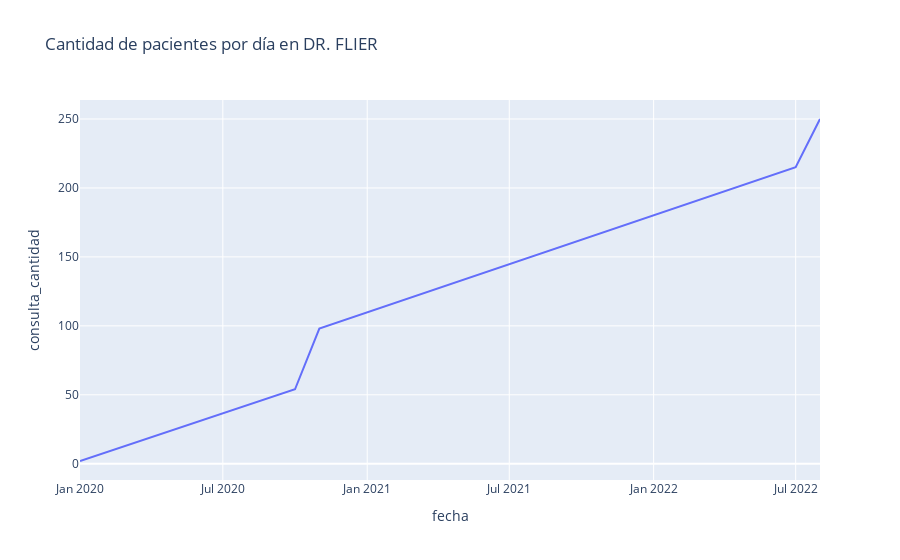
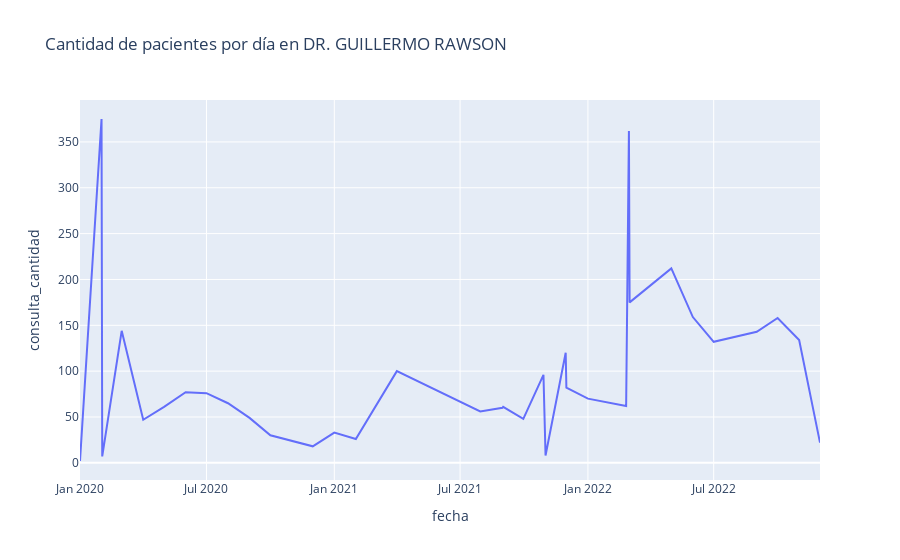
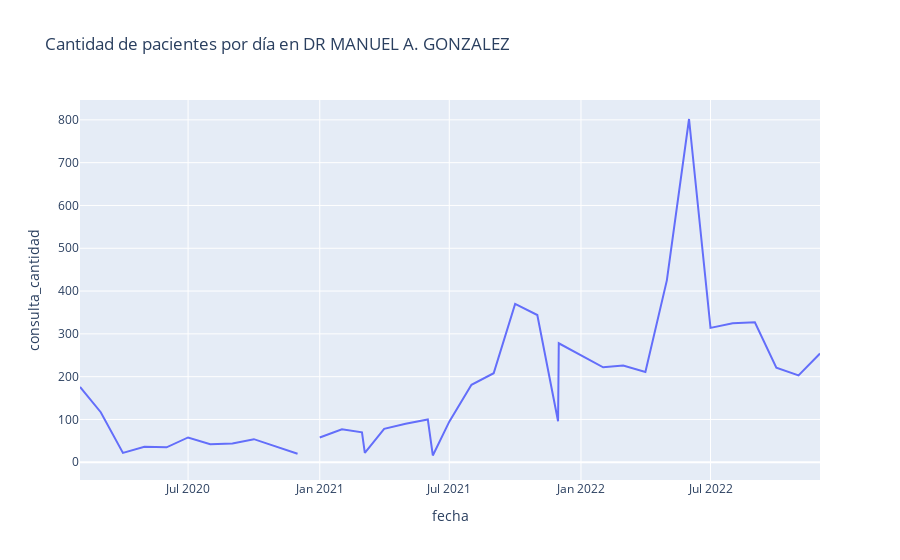

Notebook code for these charts, in order:
### Code cell
# Agrupamos por fecha y SAPS, y luego sumamos la cantidad de consultas
agrupado_por_fecha_saps = consultas.groupby(['fecha', 'saps']).consulta_cantidad.sum().reset_index()

# Filtramos para que la fecha comience en 2020
agrupado_por_fecha_saps = agrupado_por_fecha_saps[agrupado_por_fecha_saps['fecha'] >= '2020-01-01']

# Creamos un gráfico para cada SAPS
saps_unicos = agrupado_por_fecha_saps['saps'].unique()
for saps in saps_unicos:
    data_saps = agrupado_por_fecha_saps[agrupado_por_fecha_saps['saps'] == saps]
    fig = px.line(data_saps, x='fecha', y='consulta_cantidad', title=f'Cantidad de pacientes por día en {saps}')
    fig.show()

### Figure 1 — Plotly figure (JSON) as saved in the notebook; plotly's stock layout.template omitted (floating-point values rounded to 4 significant figures)
{"data": [{"hovertemplate": "fecha=%{x}<br>consulta_cantidad=%{y}<extra></extra>", "legendgroup": "", "line": {"color": "#636efa", "dash": "solid"}, "marker": {"symbol": "circle"}, "mode": "lines", "name": "", "orientation": "v", "showlegend": false, "type": "scatter", "x": ["2020-01-01", "2020-10-01", "2020-11-01", "2022-07-01", "2022-08-01"], "xaxis": "x", "y": [2, 54, 98, 215, 250], "yaxis": "y"}], "layout": {"legend": {"tracegroupgap": 0}, "title": {"text": "Cantidad de pacientes por día en DR. FLIER"}, "xaxis": {"anchor": "y", "domain": [0, 1], "title": {"text": "fecha"}}, "yaxis": {"anchor": "x", "domain": [0, 1], "title": {"text": "consulta_cantidad"}}}}

### Figure 2 — Plotly figure (JSON) as saved in the notebook; plotly's stock layout.template omitted (floating-point values rounded to 4 significant figures)
{"data": [{"hovertemplate": "fecha=%{x}<br>consulta_cantidad=%{y}<extra></extra>", "legendgroup": "", "line": {"color": "#636efa", "dash": "solid"}, "marker": {"symbol": "circle"}, "mode": "lines", "name": "", "orientation": "v", "showlegend": false, "type": "scatter", "x": ["2020-01-01", "2020-02-01", "2020-02-02", "2020-03-01", "2020-04-01", "2020-05-01", "2020-06-01", "2020-07-01", "2020-08-01", "2020-09-01", "2020-10-01", "2020-12-01", "2021-01-01", "2021-02-01", "2021-04-01", "2021-07-30", "2021-08-31", "2021-09-01", "2021-09-30", "2021-10-29", "2021-11-01", "2021-11-30", "2021-12-01", "2022-01-01", "2022-02-25", "2022-03-01", "2022-03-02", "2022-05-01", "2022-06-01", "2022-07-01", "2022-09-01", "2022-10-01", "2022-11-01", "2022-12-01"], "xaxis": "x", "y": [2, 375, 7, 144, 47, 61, 77, 76, 65, 49, 30, 18, 33, 26, 100, 56, 60, 61, 48, 96, 8, 120, 82, 70, 62, 362, 175, 212, 159, 132, 143, 158, 134, 22], "yaxis": "y"}], "layout": {"legend": {"tracegroupgap": 0}, "title": {"text": "Cantidad de pacientes por día en DR. GUILLERMO RAWSON"}, "xaxis": {"anchor": "y", "domain": [0, 1], "title": {"text": "fecha"}}, "yaxis": {"anchor": "x", "domain": [0, 1], "title": {"text": "consulta_cantidad"}}}}

### Figure 3 — Plotly figure (JSON) as saved in the notebook; plotly's stock layout.template omitted (floating-point values rounded to 4 significant figures)
{"data": [{"hovertemplate": "fecha=%{x}<br>consulta_cantidad=%{y}<extra></extra>", "legendgroup": "", "line": {"color": "#636efa", "dash": "solid"}, "marker": {"symbol": "circle"}, "mode": "lines", "name": "", "orientation": "v", "showlegend": false, "type": "scatter", "x": ["2020-02-01", "2020-03-01", "2020-04-01", "2020-05-01", "2020-06-01", "2020-07-01", "2020-08-01", "2020-09-01", "2020-10-01", "2020-12-01", "20201-11-30", "2021-01-01", "2021-02-01", "2021-03-01", "2021-03-05", "2021-04-01", "2021-05-01", "2021-06-01", "2021-06-08", "2021-07-01", "2021-08-01", "2021-09-01", "2021-10-01", "2021-11-01", "2021-11-30", "2021-12-01", "2022-02-01", "2022-03-01", "2022-04-01", "2022-05-01", "2022-06-01", "2022-07-01", "2022-08-01", "2022-09-01", "2022-10-01", "2022-11-01", "2022-12-01"], "xaxis": "x", "y": [176, 117, 22, 36, 35, 58, 42, 44, 54, 20, 3, 58, 77, 70, 22, 78, 90, 100, 16, 95, 181, 208, 370, 344, 96, 278, 222, 226, 211, 425, 802, 314, 325, 327, 221, 203, 254], "yaxis": "y"}], "layout": {"legend": {"tracegroupgap": 0}, "title": {"text": "Cantidad de pacientes por día en DR MANUEL A. GONZALEZ"}, "xaxis": {"anchor": "y", "domain": [0, 1], "title": {"text": "fecha"}}, "yaxis": {"anchor": "x", "domain": [0, 1], "title": {"text": "consulta_cantidad"}}}}
